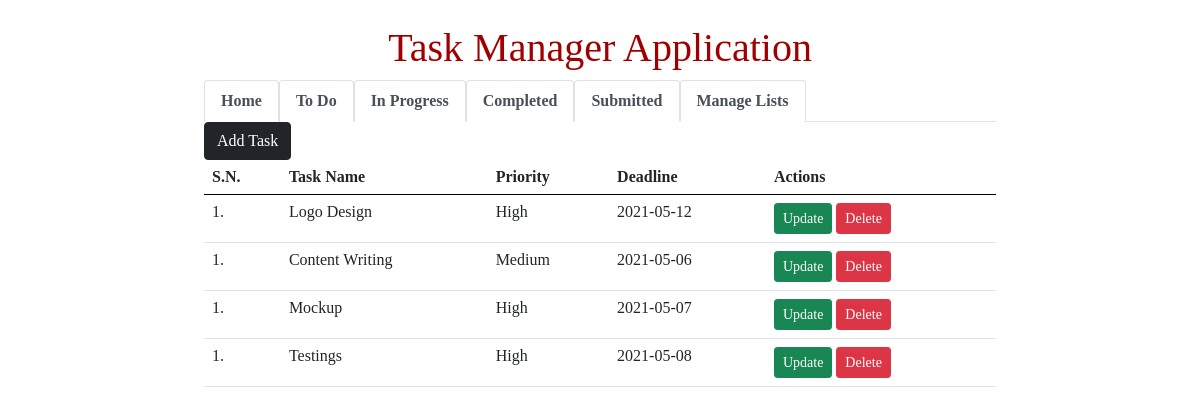
Page /list-task.php?list_id=1 on the committed database.
### tables this page shows
CREATE TABLE `tbl_lists` (
  `list_id` int(10) UNSIGNED NOT NULL,
  `list_name` varchar(50) NOT NULL,
  `list_description` varchar(150) DEFAULT NULL
);

CREATE TABLE `tbl_tasks` (
  `task_id` int(10) UNSIGNED NOT NULL,
  `task_name` varchar(150) NOT NULL,
  `task_description` text NOT NULL,
  `list_id` int(11) NOT NULL,
  `priority` varchar(10) NOT NULL,
  `deadline` date NOT NULL
);

### list-task.php (the view, shortened to what this page needs)
<?php
    $list_id_url = $_GET['list_id'];
?>
<html>
    <head>
        <link rel="stylesheet" href="<?php echo SITEURL; ?>css/style.css" />
        <link href="https://cdn.jsdelivr.net/npm/bootstrap@5.0.0-beta3/dist/css/bootstrap.min.css" rel="stylesheet">
    </head>
    <body>
        <div class="wrapper">
        <h1 class="text-center">Task Manager Application</h1>
    <nav>
        <div class="nav nav-tabs" id="nav-tab" role="tablist">
            <a href="<?php echo SITEURL; ?>" style="text-decoration: none;"><button class="nav-link active" id="nav-home-tab" data-bs-toggle="tab" data-bs-target="#nav-home" type="button" role="tab" aria-controls="nav-home" aria-selected="true"><b>Home</b></button></a>
            <?php
                $conn2 = mysqli_connect(LOCALHOST, DB_USERNAME, DB_PASSWORD) or die(mysqli_error());
                $sql2 = "SELECT * FROM tbl_lists";
                $res2 = mysqli_query($conn2, $sql2);
                if($res2==true)
                {
                    while($row2=mysqli_fetch_assoc($res2))
                    {
                        $list_id = $row2['list_id'];
                        $list_name = $row2['list_name'];
                        ?>
                        <a href="<?php echo SITEURL; ?>list-task.php?list_id=<?php echo $list_id; ?>" style="text-decoration: none;"><button class="nav-link active" id="nav-home-tab" data-bs-toggle="tab" data-bs-target="#nav-home" type="button" role="tab" aria-controls="nav-home" aria-selected="true"><b><?php echo $list_name; ?></b></button></a>
                        <?php
                    }
                }
            ?>
            <a href="<?php echo SITEURL; ?>manage-list.php" style="text-decoration: none;"><button class="nav-link active" id="nav-home-tab" data-bs-toggle="tab" data-bs-target="#nav-home" type="button" role="tab" aria-controls="nav-home" aria-selected="true"><b>Manage Lists</b></button></a>
        </div>
    </nav>
        <div class="all-task">
            <a href="<?php echo SITEURL; ?>add-task.php"><button class="btn btn-dark">Add Task</button></a>
            <table class="tbl-full table table-condensed table-hover">
                <tr>
                    <th>S.N.</th>
                    <th>Task Name</th>
                    <th>Priority</th>
                    <th>Deadline</th>
                    <th>Actions</th>
                </tr>
                <?php
                    $conn = mysqli_connect(LOCALHOST, DB_USERNAME, DB_PASSWORD) or die(mysqli_error());
                    $sql = "SELECT * FROM tbl_tasks WHERE list_id=$list_id_url";
                    $res = mysqli_query($conn, $sql);
                    if($res==true)
                    {
                        $count_rows = mysqli_num_rows($res);
                        if($count_rows>0)
                        {
                            while($row=mysqli_fetch_assoc($res))
                            {
                                $task_id = $row['task_id'];
                                $task_name = $row['task_name'];
                                $priority = $row['priority'];
                                $deadline = $row['deadline'];
                                ?>
                                <tr>
                                    <td>1. </td>
                                    <td><?php echo $task_name; ?></td>
                                    <td><?php echo $priority; ?></td>
                                    <td><?php echo $deadline; ?></td>
                                    <td>
                                        <a href="<?php echo SITEURL; ?>update-task.php?task_id=<?php echo $task_id; ?>" style="text-decoration:none;"><div class="btn btn-success btn-sm">Update</div> </a>
                                    <a href="<?php echo SITEURL; ?>delete-task.php?task_id=<?php echo $task_id; ?>" style="text-decoration:none;"> <div class="btn btn-danger btn-sm">Delete</div> </a>
                                    </td>
                                </tr>
                                <?php
                            }
                        }
                        else
                        {
                            ?>
                            <tr>
                                <td colspan="5">No Tasks added on this list.</td>
                            </tr>
                            <?php
                        }
                    }
                ?>
            </table>
        </div>
        </div>
    </body>
</html>

### css/style.css (style rules this page uses)
* { margin: 0; padding: 0; font-family: verdana; }
.wrapper { width: 70%; margin: 0 auto; padding: 2%; }
h1 { color: #a00000; margin-bottom: 2%; }
.tbl-full { width: 100%; }
table tr th { text-align: left; border-bottom: 1px solid black; padding: 1%; padding-top: 3%; }
table tr td { padding: 1%; }

### rows in the picture
tbl_lists: list_name "To Do"
tbl_lists: list_name "In Progress"
tbl_lists: list_name "Completed"
tbl_lists: list_name "Submitted"
tbl_tasks: task_name "Logo Design", priority "High", deadline "2021-05-12"
tbl_tasks: task_name "Content Writing", priority "Medium", deadline "2021-05-06"
tbl_tasks: task_name "Mockup", priority "High", deadline "2021-05-07"
tbl_tasks: task_name "Testings", priority "High", deadline "2021-05-08"
